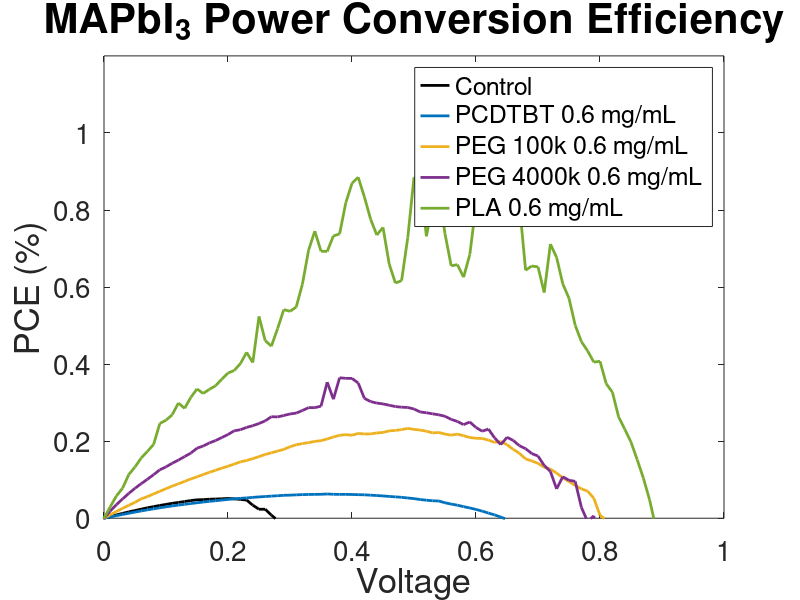

MATLAB code for this plot: (Note: this script raises an error after producing the figure.)
x = [-0.5
-0.49
-0.48
-0.47
-0.46
-0.45
-0.44
-0.43
-0.42
-0.41
-0.4
-0.39
-0.38
-0.37
-0.36
-0.35
-0.34
-0.33
-0.32
-0.31
-0.3
-0.29
-0.28
-0.27
-0.26
-0.25
-0.24
-0.23
-0.22
-0.21
-0.2
-0.19
-0.18
-0.17
-0.16
-0.15
-0.14
-0.13
-0.12
-0.11
-0.1
-0.09
-0.08
-0.07
-0.06
-0.05
-0.04
-0.03
-0.02
-0.01
3.09E-16
0.01
0.02
0.03
0.04
0.05
0.06
0.07
0.08
0.09
0.1
0.11
0.12
0.13
0.14
0.15
0.16
0.17
0.18
0.19
0.2
0.21
0.22
0.23
0.24
0.25
0.26
0.27
0.28
0.29
0.3
0.31
0.32
0.33
0.34
0.35
0.36
0.37
0.38
0.39
0.4
0.41
0.42
0.43
0.44
0.45
0.46
0.47
0.48
0.49
0.5
0.51
0.52
0.53
0.54
0.55
0.56
0.57
0.58
0.59
0.6
0.61
0.62
0.63
0.64
0.65
0.66
0.67
0.68
0.69
0.7
0.71
0.72
0.73
0.74
0.75
0.76
0.77
0.78
0.79
0.8
0.81
0.82
0.83
0.84
0.85
0.86
0.87
0.88
0.89
0.9
0.91
0.92
0.93
0.94
0.95
0.96
0.97
0.98
0.99
1
1.01
1.02
1.03
1.04
1.05
1.06
1.07
1.08
1.09
1.1
1.11
1.12
1.13
1.14
1.15
1.16
1.17
1.18
1.19
1.2
1.21
1.22
1.23
1.24
1.25
1.26
1.27
1.28
1.29
1.3
1.31
1.32
1.33
1.34
1.35
1.36
1.37
1.38
1.39
1.4
1.41
1.42
1.43
1.44
1.45
1.46
1.47
1.48
1.49
1.5]
x02 = [-0.02
-0.01
0
0.01
0.02
0.03
0.04
0.05
0.06
0.07
0.08
0.09
0.1
0.11
0.12
0.13
0.14
0.15
0.16
0.17
0.18
0.19
0.2
0.21
0.22
0.23
0.24
0.25
0.26
0.27
0.28
0.29
0.3
0.31
0.32
0.33
0.34
0.35
0.36
0.37
0.38
0.39
0.4
0.41
0.42
0.43
0.44
0.45
0.46
0.47
0.48
0.49
0.5
0.51
0.52
0.53
0.54
0.55
0.56
0.57
0.58
0.59
0.6
0.61
0.62
0.63
0.64
0.65
0.66
0.67
0.68
0.69
0.7
0.71
0.72
0.73
0.74
0.75
0.76
0.77
0.78
0.79
0.8
0.81
0.82
0.83
0.84
0.85
0.86
0.87
0.88
0.89
0.9
0.91
0.92
0.93
0.94
0.95
0.96
0.97
9.80E-01
0.99
1]
Control = [-2.161238811
-1.519745645
-1.476565997
-1.605184567
-1.472483921
-1.330489683
-1.328699316
-1.253563019
-1.339382748
-1.191577003
-1.121226792
-1.038824561
-0.91633714
-0.884094177
-0.778434813
-0.709923804
-0.640874636
-0.592383626
-0.527278943
-0.467465086
-0.447985251
-0.380261906
-0.363984328
-0.327046724
-0.29063315
-0.260351465
-0.240318705
-0.223163003
-0.192913343
-0.178277759
-0.149832253
-0.136951784
-0.123745621
-0.111665129
-0.100191158
-0.091625168
-0.083684617
-0.075606747
-0.067801362
-0.060456992
-0.054073146
-0.047838843
-0.041573463
-0.035677843
-0.029946693
-0.024574645
-0.019204977
-0.014182605
-0.009215336
-0.004533199
1.36741E-16
0.004343333
0.008520082
0.012554576
0.016388318
0.019994392
0.023500879
0.027006597
0.030106524
0.033141991
0.035893205
0.038636235
0.040957806
0.043305159
0.045876115
0.047805775
0.0482236
0.049352507
0.04981757
0.050425484
0.051267341
0.050378618
0.048808442
0.0471506
0.033842308
0.023276229
0.023335297
0.008131026
-0.005885234
-0.019327189
-0.061673251
-0.080653847
-0.133770073
-0.189378795
-0.238449563
-0.472506872
-0.618249202
-0.995397395
-1.121202851
-1.430659105
-1.679791596
-2.020138351
-2.454084196
-2.829939544
-3.545125352
-4.620332621
-5.397721919
-6.39594193
-7.509873975
-8.305190489
-8.922864586
-10.14028556
-11.65269074
-13.43155954
-14.56504855
-16.53785724
-18.29879883
-19.92610116
-21.92987504
-23.99069007
-26.15743865
-27.73666345
-30.36381554
-33.72842813
-35.25468616
-39.03651397
-41.89590501
-44.71455237
-48.04168078
-49.87270148
-54.36020973
-59.30241737
-66.00475173
-69.59834377
-72.66226805
-77.43335226
-81.43845541
-84.70609805
-89.3655446
-95.08188205
-99.15380482
-104.4195172
-109.9851031
-115.1815513
-119.9233
-125.7146058
-130.9778736
-139.2358015
-144.4216563
-150.0516171
-155.1845052
-162.4702889
-169.2785569
-175.5139687
-181.3077191
-187.1845867
-195.4131791
-203.2188521
-209.8657751
-216.6055936
-223.6012824
-228.9647796
-236.5512517
-244.4938235
-252.7998289
-261.3054782
-268.5448142
-276.3969351
-284.2604641
-291.6000295
-300.8186932
-310.5181322
-317.6050868
-324.5844782
-333.4022241
-344.2921933
-352.6739819
-361.2440062
-369.2354704
-378.9585408
-388.1079402
-396.765156
-405.9096662
-414.9498725
-424.7902847
-434.3275639
-443.7572797
-455.1443217
-464.9863636
-475.031309
-485.7053367
-495.5261918
-505.977759
-514.5795635
-523.5806559
-536.1785999
-546.0239013
-557.9650572
-568.7849472
-581.4016333
-592.3152338
-604.5888581
-616.8608527
-628.1965577
-639.1606803
-652.6973585
-662.4334669
-676.6733809
-688.2714751
-701.05684
-713.8291669]
PCDTBT06 = [-0.006868296
-0.003370387
0
0.003320494
0.006601587
0.009792167
0.012901556
0.01595926
0.01892476
0.021737998
0.024355786
0.027164974
0.029516592
0.031893173
0.034114385
0.036158914
0.038129711
0.04009345
0.042039153
0.04386549
0.045328426
0.04710521
0.048750898
0.050255067
0.051626189
0.052722061
0.054167548
0.055323125
0.056301437
0.05739078
0.058333422
0.059490694
0.059854331
0.060636716
0.061279972
0.061642456
0.061935424
0.062065869
0.062892378
0.062111315
0.061897592
0.061890184
0.061598926
0.061109554
0.060744197
0.059815436
0.05888664
0.057813012
0.056588779
0.055416011
0.054264237
0.052493995
0.050905431
0.048538763
0.046780341
0.045335919
0.044705282
0.040036153
0.036726228
0.033819043
0.03002466
0.026611074
0.022769581
0.018427817
0.013329725
0.008597818
0.002889742
-0.003051065
-0.010127746
-0.017934281
-0.026290281
-0.035324312
-0.045633879
-0.057003601
-0.065337546
-0.079286017
-0.093574167
-0.109100782
-0.125223113
-0.142529367
-0.161019042
-0.181187313
-0.203110344
-0.226410225
-0.251107016
-0.278335306
-0.306774069
-0.335534569
-0.365946012
-0.399784694
-0.435354995
-0.47025923
-0.50872231
-0.549277121
-0.59096771
-0.635193768
-0.67876455
-0.727291855
-0.780897505
-0.829983416
-0.878448782
-0.940763673
-0.994334694]
PEG100k = [-0.019673621
-0.009404496
0
0.008897302
0.017496605
0.025736011
0.033548732
0.041251462
0.050332583
0.056042866
0.063119982
0.069908471
0.076672399
0.083236721
0.089370385
0.09552164
0.101987876
0.107481918
0.113366228
0.119147303
0.124560442
0.12997737
0.13503345
0.140413089
0.146332949
0.14985596
0.154801208
0.159875773
0.165470264
0.169850204
0.17430482
0.178739872
0.185403216
0.190676577
0.19370171
0.196240715
0.199416085
0.201289268
0.205734875
0.210802767
0.215278934
0.216882581
0.215383642
0.220157735
0.218630888
0.218766967
0.221374484
0.222587018
0.226762159
0.22793877
0.229923358
0.233151533
0.230601983
0.228841975
0.225917919
0.221442538
0.222567847
0.218367839
0.215635464
0.218293922
0.214102079
0.209475504
0.207586753
0.207033166
0.202782544
0.196783971
0.199142509
0.190694059
0.178830385
0.168670553
0.15391884
0.14867086
0.142426887
0.132204123
0.127568762
0.117204087
0.105069881
0.095065788
0.085053146
0.076224633
0.070385917
0.051853101
0.007631636
-0.004567808
-0.023972008
-0.047847424
-0.058339126
-0.072662834
-0.100834462
-0.131496304
-0.162847249
-0.190330794
-0.220236662
-0.258667679
-0.327164847
-0.356066537
-0.427686143
-0.504512934
-0.638781901
-0.750264953
-0.885823632
-1.05180772
-1.388700048]
PEG4000k = [-0.050384149
-0.021575454
0
0.018482846
0.034929389
0.050183511
0.064471421
0.077780814
0.089611522
0.10113948
0.112965193
0.125673781
0.133226354
0.142720812
0.150831027
0.160016974
0.168922099
0.18184358
0.187343063
0.195414108
0.201645543
0.209520089
0.217248855
0.226913947
0.229706445
0.235775305
0.240178091
0.245800881
0.25267292
0.26351033
0.262891222
0.266691148
0.27057939
0.27281181
0.279525332
0.287046378
0.286949856
0.290850509
0.353145957
0.308905392
0.364542989
0.363093606
0.362930631
0.350825083
0.311092163
0.302794599
0.298823322
0.296689672
0.293305012
0.289774009
0.288221219
0.287362106
0.283481893
0.275810282
0.273752172
0.270944572
0.268357851
0.264647621
0.256523833
0.251207939
0.24286155
0.249850056
0.235538054
0.225758993
0.231409004
0.208526084
0.191110491
0.210060355
0.201960205
0.188247174
0.1805075
0.167761422
0.161379491
0.136861764
0.121329641
0.076080151
0.107509222
0.098452688
0.095695573
0.02802921
-0.00858262
0.006290748
-0.101828806
-0.168291985
-0.236496236
-0.300646371
-0.381116316
-0.490994081
-0.54587415
-0.643917728
-0.716874108
-0.893019617
-1.135343334
-1.274909029
-1.393899462
-1.654923939
-1.94481751
-2.288549877
-2.474673229
-3.502538174
-3.35477948
-3.812507725
-4.612104844]
PLA06 = [-0.072355517
-0.031501664
0
0.029572516
0.057788464
0.078042234
0.11344649
0.133044148
0.156185382
0.173644991
0.191292527
0.245879141
0.254322338
0.268634051
0.298936498
0.285165495
0.313523337
0.335588081
0.323859143
0.334542843
0.343777535
0.360929815
0.376805482
0.383470153
0.401198557
0.430441522
0.40415658
0.523655624
0.460804808
0.446608392
0.492238829
0.541471774
0.537103889
0.54805904
0.607401215
0.695748999
0.745222608
0.692943797
0.692528896
0.732743195
0.737880712
0.818850256
0.869337992
0.884931386
0.833798915
0.776183359
0.73499544
0.754803939
0.659793912
0.61042257
0.6167484
0.728947767
0.884893519
0.878538964
0.731789826
0.816844396
0.850559232
0.738267874
0.655076919
0.658175378
0.625691474
0.684377464
0.812887631
0.786039645
0.816440561
0.757293565
0.929333866
1.025521002
0.979439671
0.815778517
0.643720843
0.654537318
0.652426902
0.585778865
0.711561146
0.677033653
0.608030623
0.570901133
0.500894435
0.458394454
0.434327733
0.405129415
0.407377807
0.349252857
0.327002416
0.263069658
0.230975835
0.197551187
0.151967691
0.103952996
0.04771328
-0.023861906
-0.072952441
-0.124774142
-0.20333226
-0.259946949
-0.325922954
-0.3143841
-0.376001554
-0.417260234
-0.484182464
-0.520102945
-0.628273645]
PEG1000k = []


control = plot(x,Control, 'k', 'LineWidth', 2); 
%line(x,Control)
hold on
PCDTBT06 = plot(x02,PCDTBT06, 'color', [ 0,    0.4470,    0.7410], 'LineWidth', 2);
%line(x02,PCDTBT06)
PEG100k = plot(x02,PEG100k, 'color', [    0.9290,    0.6940,    0.1250], 'LineWidth', 2);
%l3 = line(x02,PEG100k)
%scatter(x02,PEG1000k, 30, [0.4940    0.1840    0.5560]);
PEG4000k = plot(x02,PEG4000k, 'color', [0.4940,    0.1840,    0.5560], 'LineWidth', 2);
%l4 = line(x02,PEG4000k)
PLA06 = plot(x02,PLA06, 'color', [  0.4660,    0.6740,    0.1880], 'LineWidth', 2);
%l5 = line(x02,PLA06)
ylim([0 1.2])
xlim([0 1])
set(gca,'fontsize',20)

title('MAPbI_3 Power Conversion Efficiency', 'FontSize', 30);
set(xlabel('Voltage', 'FontSize', 25));
set(ylabel('PCE (%)', 'FontSize', 25));


lng = legend([control PCDTBT06 PEG100k PEG4000k PLA06], {'Control', 'PCDTBT 0.6 mg/mL', 'PEG 100k 0.6 mg/mL', 'PEG 4000k 0.6 mg/mL','PLA 0.6 mg/mL'})
lng.FontSize = 20;
lng = legend('boxoff')
lng = legend('Location','northeast')


fig = gcf;
fig.PaperUnits = 'inches';
fig.PaperPosition = [ 0 0 12 10];
print('PCE Forward2', '-dpng', '-r0');